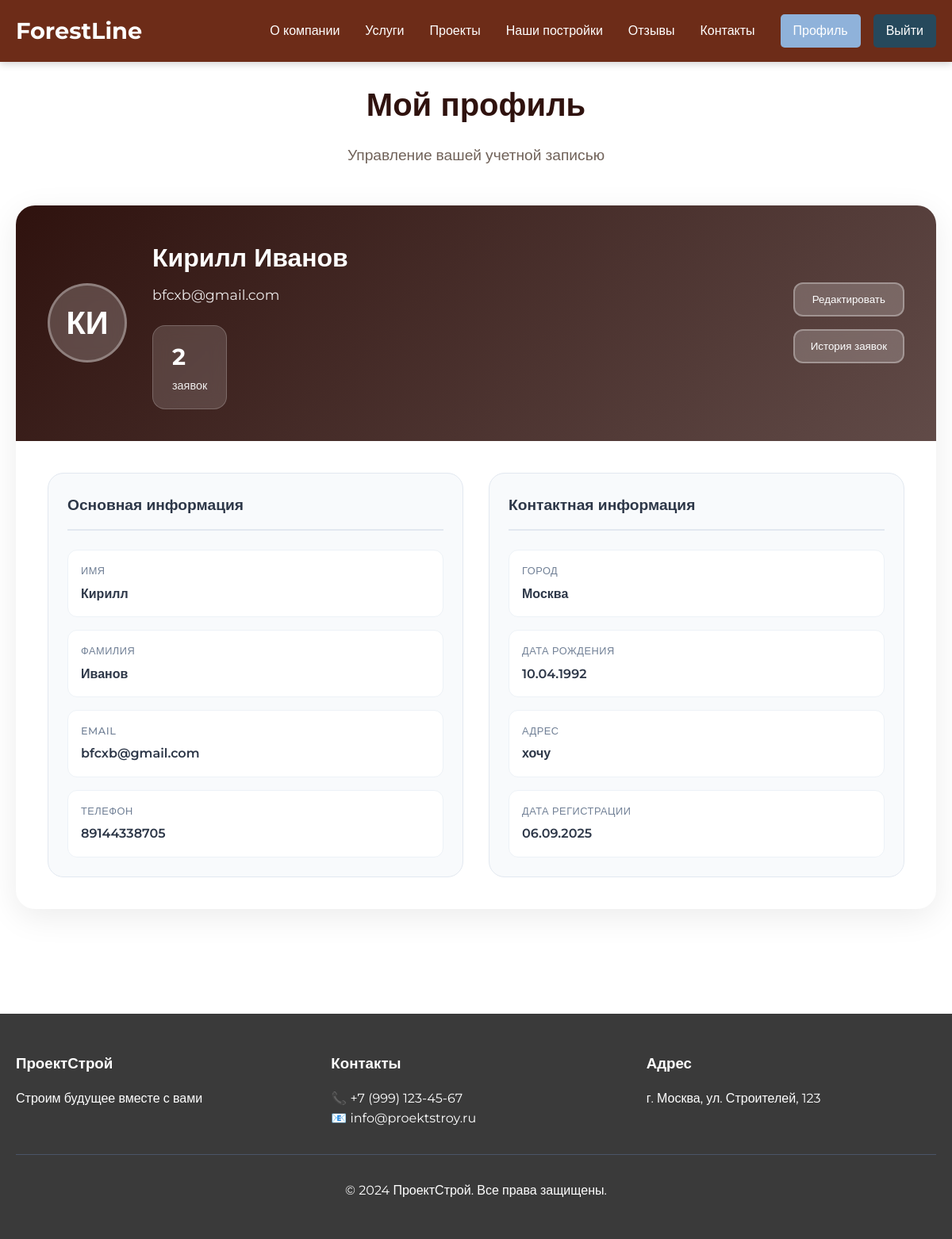
/profile/ (signed in), run on the app's committed database.
### myapp/models.py (models this page shows, shortened)
class UserProfile(models.Model):
    user = models.OneToOneField(User, on_delete=models.CASCADE)
    phone = models.CharField(max_length=20, blank=True, verbose_name="Телефон")
    address = models.TextField(blank=True, verbose_name="Адрес")
    city = models.CharField(max_length=100, blank=True, verbose_name="Город")
    birth_date = models.DateField(null=True, blank=True, verbose_name="Дата рождения")
    created_at = models.DateTimeField(auto_now_add=True)
    updated_at = models.DateTimeField(auto_now=True)

### myapp/views.py (the view)
# urls.py: path('profile/', views.profile_view, name='profile'),
@login_required
def profile_view(request):
    try:
        user_profile = UserProfile.objects.get(user=request.user)
    except UserProfile.DoesNotExist:
        user_profile = UserProfile.objects.create(user=request.user)
    if request.method == 'POST':
        form = UserProfileForm(request.POST, instance=user_profile)
        if form.is_valid():
            form.save()
            messages.success(request, 'Профиль успешно обновлен!')
            return redirect('profile')
    else:
        form = UserProfileForm(instance=user_profile)
    contact_requests = ContactRequest.objects.filter(
        email=request.user.email
    ).order_by('-created_at')
    context = {
        'form': form,
        'profile': user_profile,
        'contact_requests': contact_requests
    }
    return render(request, 'myapp/profile.html', context)

### myapp/templates/myapp/profile.html (shortened to what this page needs)
{% extends 'myapp/base.html' %}
{% block content %}
<section class="section">
    <div class="container">
        <div class="section-title">
            <h2>Мой профиль</h2>
            <p>Управление вашей учетной записью</p>
        </div>
        <div class="profile-main-card">
            <div class="profile-header-full">
                <div class="profile-avatar-large">
                    <span>{{ user.first_name|first|default:user.username|first|upper }}{{ user.last_name|first|upper }}</span>
                </div>
                <div class="profile-info-header">
                    <h1>{{ user.first_name|default:"Пользователь" }} {{ user.last_name|default:"" }}</h1>
                    <p class="profile-email-large">{{ user.email }}</p>
                    <div class="profile-stats-large">
                        <div class="stat-item-large">
                            <span class="stat-number-large">{{ contact_requests|length }}</span>
                            <span class="stat-label-large">заявок</span>
                        </div>
                    </div>
                </div>
                <div class="profile-actions-header">
                    <button class="edit-btn-header" onclick="openEditForm()">
                        Редактировать
                    </button>
                    <button class="history-btn-header" onclick="toggleHistory()">
                        История заявок
                    </button>
                </div>
            </div>
            <div class="profile-content-grid">
                <div class="info-section-modern">
                    <div class="info-section-header">
                        <h3>Основная информация</h3>
                    </div>
                    <div class="info-items-modern">
                        <div class="info-item-modern">
                            <div class="info-content">
                                <span class="info-label-modern">Имя</span>
                                <span class="info-value-modern">{{ user.first_name|default:"Не указано" }}</span>
                            </div>
                        </div>
                        <div class="info-item-modern">
                            <div class="info-content">
                                <span class="info-label-modern">Фамилия</span>
                                <span class="info-value-modern">{{ user.last_name|default:"Не указана" }}</span>
                            </div>
                        </div>
                        <div class="info-item-modern">
                            <div class="info-content">
                                <span class="info-label-modern">Email</span>
                                <span class="info-value-modern">{{ user.email }}</span>
                            </div>
                        </div>
                        <div class="info-item-modern">
                            <div class="info-content">
                                <span class="info-label-modern">Телефон</span>
                                <span class="info-value-modern">{{ profile.phone|default:"Не указан" }}</span>
                            </div>
                        </div>
                    </div>
                </div>
                <div class="info-section-modern">
                    <div class="info-section-header">
                        <h3>Контактная информация</h3>
                    </div>
                    <div class="info-items-modern">
                        <div class="info-item-modern">
                            <div class="info-content">
                                <span class="info-label-modern">Город</span>
                                <span class="info-value-modern">{{ profile.city|default:"Не указан" }}</span>
                            </div>
                        </div>
                        <div class="info-item-modern">
                            <div class="info-content">
                                <span class="info-label-modern">Дата рождения</span>
                                <span class="info-value-modern">{% if profile.birth_date %}{{ profile.birth_date|date:"d.m.Y" }}{% else %}Не указана{% endif %}</span>
                            </div>
                        </div>
                        <div class="info-item-modern">
                            <div class="info-content">
                                <span class="info-label-modern">Адрес</span>
                                <span class="info-value-modern">{{ profile.address|default:"Не указан" }}</span>
                            </div>
                        </div>
                        <div class="info-item-modern">
                            <div class="info-content">
                                <span class="info-label-modern">Дата регистрации</span>
                                <span class="info-value-modern">{{ user.date_joined|date:"d.m.Y" }}</span>
                            </div>
                        </div>
                    </div>
                </div>
            </div>
        </div>
    </div>
</section>
{% endblock %}

### myapp/templates/myapp/base.html (style rules this page uses)
* { margin: 0; padding: 0; box-sizing: border-box; }
body { font-family: 'Montserrat', sans-serif; line-height: 1.6; color: #2F120E; background-color: white; overflow-x: hidden; }
.container { max-width: 1200px; margin: 0 auto; padding: 0 20px; }
.section { padding: 100px 0; }
.section-title { text-align: center; margin-bottom: 3rem; }
.section-title h2 { font-size: 2.5rem; color: #2f120e; margin-bottom: 1rem; }
.section-title p { font-size: 1.2rem; color: #706259; }

### myapp/templates/myapp/profile.html (style rules this page uses)
.profile-main-card { background: white; border-radius: 24px; box-shadow: 0 10px 40px rgba(0,0,0,0.08); overflow: hidden; margin-bottom: 2rem; }
.profile-header-full { background: linear-gradient(135deg, rgb(47, 18, 14) 0%, rgba(47, 18, 14, 0.76) 100%); color: white; padding: 2.5rem; display: grid; grid-template-columns: auto 1fr auto; gap: 2rem; align-items: center; }
.profile-avatar-large { width: 100px; height: 100px; background: rgba(255,255,255,0.2); border-radius: 50%; display: flex; align-items: center; justify-content: center; font-size: 2.5rem; font-weight: bold; backdrop-filter: blur(10px); border: 3px solid rgba(255,255,255,0.3); }
.profile-info-header h1 { margin: 0 0 0.5rem; font-size: 2rem; font-weight: 700; }
.profile-email-large { margin: 0 0 1.5rem; opacity: 0.9; font-size: 1.1rem; }
.profile-stats-large { display: flex; gap: 1rem; }
.stat-item-large { background: rgba(255,255,255,0.15); padding: 1rem 1.5rem; border-radius: 16px; backdrop-filter: blur(10px); border: 1px solid rgba(255,255,255,0.2); }
.stat-number-large { display: block; font-size: 1.8rem; font-weight: bold; }
.stat-label-large { font-size: 0.9rem; opacity: 0.9; }
.profile-actions-header { display: flex; flex-direction: column; gap: 1rem; }
.edit-btn-header, .history-btn-header { padding: 12px 20px; background: rgba(255,255,255,0.2); color: white; border: 2px solid rgba(255,255,255,0.3); border-radius: 12px; cursor: pointer; font-weight: 500; transition: all 0.3s; backdrop-filter: blur(10px); display: flex; align-items: center; justify-content: center; gap: 0.5rem; min-width: 140px; }
.profile-content-grid { padding: 2.5rem; display: grid; grid-template-columns: 1fr 1fr; gap: 2rem; }
.info-section-modern { background: #f8fafc; border-radius: 20px; padding: 1.5rem; border: 1px solid #e2e8f0; }
.info-section-header { margin-bottom: 1.5rem; padding-bottom: 1rem; border-bottom: 2px solid #e2e8f0; }
.info-section-header h3 { margin: 0; color: #2d3748; font-size: 1.2rem; font-weight: 600; }
.info-items-modern { display: flex; flex-direction: column; gap: 1rem; }
.info-item-modern { display: flex; align-items: center; gap: 1rem; padding: 1rem; background: white; border-radius: 12px; border: 1px solid #edf2f7; transition: all 0.3s; }
.info-content { flex: 1; }
.info-label-modern { display: block; font-size: 0.8rem; color: #718096; font-weight: 500; margin-bottom: 0.3rem; text-transform: uppercase; letter-spacing: 0.5px; }
.info-value-modern { display: block; font-size: 1rem; color: #2d3748; font-weight: 600; }

### data on the page
UserProfile: phone "89144338705", city "Москва", birth_date "10.04.1992", address "хочу"

### other printed values
{{ user.first_name|first|default:user.username|first|upper }} "К"
{{ user.last_name|first|upper }} "И"
{{ user.first_name|default:"Пользователь" }} "Кирилл"
{{ user.last_name|default:"" }} "Иванов"
{{ user.email }} "bfcxb@gmail.com"
{{ contact_requests|length }} "2"
{{ user.first_name|default:"Не указано" }} "Кирилл"
{{ user.last_name|default:"Не указана" }} "Иванов"
{{ user.date_joined|date:"d.m.Y" }} "06.09.2025"
